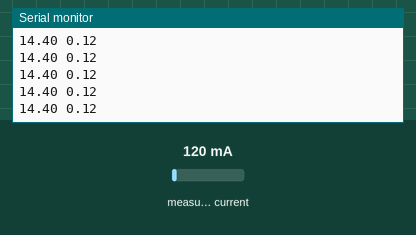
A sketch run on a simulated ATtiny85, built with avr-gcc and run on an emulated ATtiny85. Shown: the last lines printed to the serial monitor. The test bench sets the inputs (shaded band); at power-on: measured current 120 mA.

Above: at 1.2 s.
1.3 s: measured current set to 40 mA
At 1.45 s:
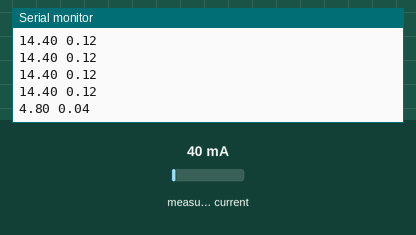
2.8 s: measured current set to 500 mA
At 2.92 s:
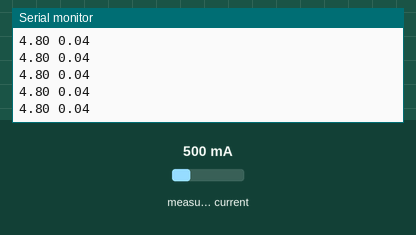
Timing chart, 0 to 5.8 s (numbered marks = the images above; inputs shaded):
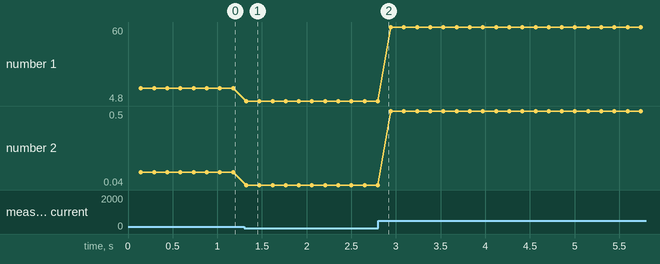

The sketch:

power_read.ino
```cpp
#include "EmonLib.h"
// Include Emon Library
EnergyMonitor emon1;
// Create an instance
void setup()
{
  Serial.begin(9600);

  emon1.current(6, 30);             // Current: input pin, calibration.
}

void loop()
{
double Irms = emon1.calcIrms(1200);  // Calculate Irms only
Serial.print(Irms*120.0);           // Apparent power
  Serial.print(" ");
  Serial.println(Irms);             // Irms
}
```

Measured:
- after the input at 1.3 s, the serial monitor: prints a new line at once (image 1)
- plotted number 1: 14.4 → 4.8 after the input at 1.3 s, 4.8 → 60 after the input at 2.8 s
- plotted number 2: 0.12 → 0.04 after the input at 1.3 s, 0.04 → 0.5 after the input at 2.8 s
